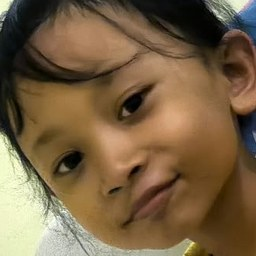
#> input picture games/falisha-jetpack/assets/faces/falisha.jpg, 256 x 256 px
$ python -i build_sprites.py   (imports and definitions only)
#> lines starting #> are read from the running program, lines starting #| are printed output that depends on the picture; after the words box and inside, x2 and y2 are one past the last pixel; in counts of white or black regions, pixels touching at a corner belong together
# Olah gambar Nano Banana (assets/raw) -> atlas WebP transparan + assets/sprites/atlas.js
# Jalankan dari root repo (butuh Pillow, numpy, scipy):
#   python3 -I games/falisha-jetpack/tools/build_sprites.py            -> build
#   python3 -I games/falisha-jetpack/tools/build_sprites.py --debug D  -> juga simpan lembar nomor frame ke folder D
#
# Gemini sering tidak menuruti grid, jadi sheet "auto" dipotong dengan mendeteksi tiap pose (komponen terhubung),
# diurutkan per baris lalu kiri->kanan. Sheet "grid" dipotong rata (cols x rows). Nomor frame -> nama pose di SHEETS.
# Nilai 'f<n>' = frame n dicerminkan (untuk pose yang tidak digambar Gemini).
import sys, os, json, glob
import numpy as np
from PIL import Image, ImageDraw, ImageOps
from scipy import ndimage

ROOT = 'games/falisha-jetpack'
RAW, OUT = f'{ROOT}/assets/raw', f'{ROOT}/assets/sprites'
MAX_H = 300  # tinggi frame terbesar di atlas (px)

# Nomor frame mengikuti urutan deteksi (lihat --debug). Gemini menggambar sebagian besar pose Falisha dari
# belakang/depan; yang menghadap kanan: lari 2-4 dan terbang 14. Frame yang tidak dipetakan dibuang dari atlas.
SHEETS = {
    'falisha_astro': dict(mode='auto', t0=0.1, run=[2, 3, 4, 3], fly=[14], fall=13, zap=[16, 17], tumble=[10, 11, 18],
                          dizzy=23, wave=24, cheer=25, sad=26, portrait=31),
    'hazards': dict(mode='auto', missile=1, alarm=2, rock1=4, rock2=5, rock3=6, mine=7, ufo=8),
    'items': dict(mode='grid', cols=8, rows=4, coin=0, shield=1, magnet=2, double=3, boost=4, heart=6, trophy=7),
    'decor': dict(mode='grid', cols=4, rows=2, names=['satellite', 'planet', 'comet', 'module', 'cat', 'ship', 'flag', 'robot']),
}


# [114 lines left out: functions find, key, blobs, cut_auto, cut_grid, trim and 3 more, not called in this run]


def crop_white(p, out, max_w=1024):
#> called with p = '../assets/faces/falisha.jpg', out = 'out.png', max_w = 1024
    im = Image.open(p).convert('RGB'); a = np.asarray(im).astype(int)
#> in crop_white, im is the input picture: PIL image 256x256 RGB; mean R, G, B 119.8, 97.1, 67.7
    nonwhite = (a.min(axis=2) < 235)
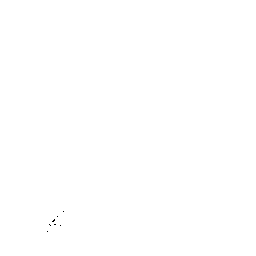
#> nonwhite: shape (256, 256) bool; 100% white; black in thin lines or dots, all inside (x1, y1, x2, y2) = (47, 211, 64, 232)
    ys, xs = np.where(nonwhite)
    im = im.crop((xs.min(), ys.min(), xs.max() + 1, ys.max() + 1))
    if im.width > max_w: im = im.resize((max_w, round(im.height * max_w / im.width)), Image.LANCZOS)
    im.save(out, quality=86); return im.size


# [34 lines left out: function main, not called in this run]


# [1 line not run here, left out]

>>> result = crop_white('../assets/faces/falisha.jpg', 'out.png')
#> result = (256, 256)
